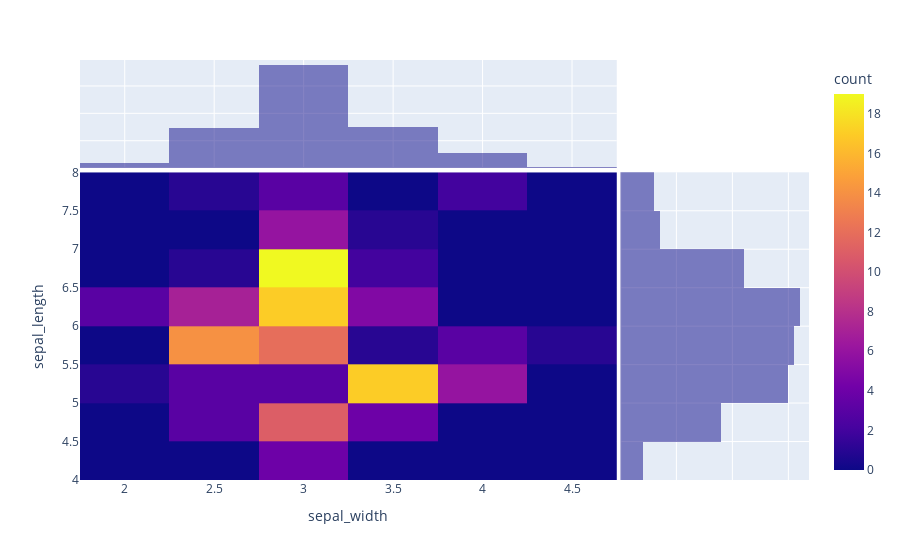

The cell this chart's notebook holds for it:
### Markdown cell above
### Density Heatmap
- `z` is the value to be used for color-coding
- `text_auto=True` means that the values are displayed on the heatmap

### Code cell
fig = px.density_heatmap(df, 
                         x="sepal_width", 
                         y="sepal_length", 
                         marginal_x="histogram", 
                         marginal_y="histogram")
fig.show()

### Figure 1 — Plotly figure (JSON) as saved in the notebook; plotly's stock layout.template omitted (floating-point values rounded to 4 significant figures; data arrays with more than 128 entries replaced by an {"elided": "..."} marker saying what was removed)
{"data": [{"coloraxis": "coloraxis", "hovertemplate": "sepal_width=%{x}<br>sepal_length=%{y}<br>count=%{z}<extra></extra>", "name": "", "type": "histogram2d", "x": {"elided": "150 float values"}, "xaxis": "x", "xbingroup": "x", "y": {"elided": "150 float values"}, "yaxis": "y", "ybingroup": "y"}, {"alignmentgroup": "True", "bingroup": "x", "hovertemplate": "sepal_width=%{x}<br>count=%{y}<extra></extra>", "legendgroup": "", "marker": {"color": "#0d0887"}, "name": "", "offsetgroup": "", "opacity": 0.5, "showlegend": false, "type": "histogram", "x": {"elided": "150 float values"}, "xaxis": "x3", "yaxis": "y3"}, {"alignmentgroup": "True", "bingroup": "y", "hovertemplate": "sepal_length=%{y}<br>count=%{x}<extra></extra>", "legendgroup": "", "marker": {"color": "#0d0887"}, "name": "", "offsetgroup": "", "opacity": 0.5, "showlegend": false, "type": "histogram", "xaxis": "x2", "y": {"elided": "150 float values"}, "yaxis": "y2"}], "layout": {"barmode": "overlay", "coloraxis": {"colorbar": {"title": {"text": "count"}}, "colorscale": [[0, "#0d0887"], [0.1111, "#46039f"], [0.2222, "#7201a8"], [0.3333, "#9c179e"], [0.4444, "#bd3786"], [0.5556, "#d8576b"], [0.6667, "#ed7953"], [0.7778, "#fb9f3a"], [0.8889, "#fdca26"], [1, "#f0f921"]]}, "legend": {"tracegroupgap": 0}, "margin": {"t": 60}, "xaxis": {"anchor": "y", "domain": [0, 0.7363], "title": {"text": "sepal_width"}}, "xaxis2": {"anchor": "y2", "domain": [0.7413, 1], "matches": "x2", "showgrid": true, "showline": false, "showticklabels": false, "ticks": ""}, "xaxis3": {"anchor": "y3", "domain": [0, 0.7363], "matches": "x", "showgrid": true, "showticklabels": false}, "xaxis4": {"anchor": "y4", "domain": [0.7413, 1], "matches": "x2", "showgrid": true, "showline": false, "showticklabels": false, "ticks": ""}, "yaxis": {"anchor": "x", "domain": [0, 0.7326], "title": {"text": "sepal_length"}}, "yaxis2": {"anchor": "x2", "domain": [0, 0.7326], "matches": "y", "showgrid": true, "showticklabels": false}, "yaxis3": {"anchor": "x3", "domain": [0.7426, 1], "matches": "y3", "showgrid": true, "showline": false, "showticklabels": false, "ticks": ""}, "yaxis4": {"anchor": "x4", "domain": [0.7426, 1], "matches": "y3", "showgrid": true, "showline": false, "showticklabels": false, "ticks": ""}}}
